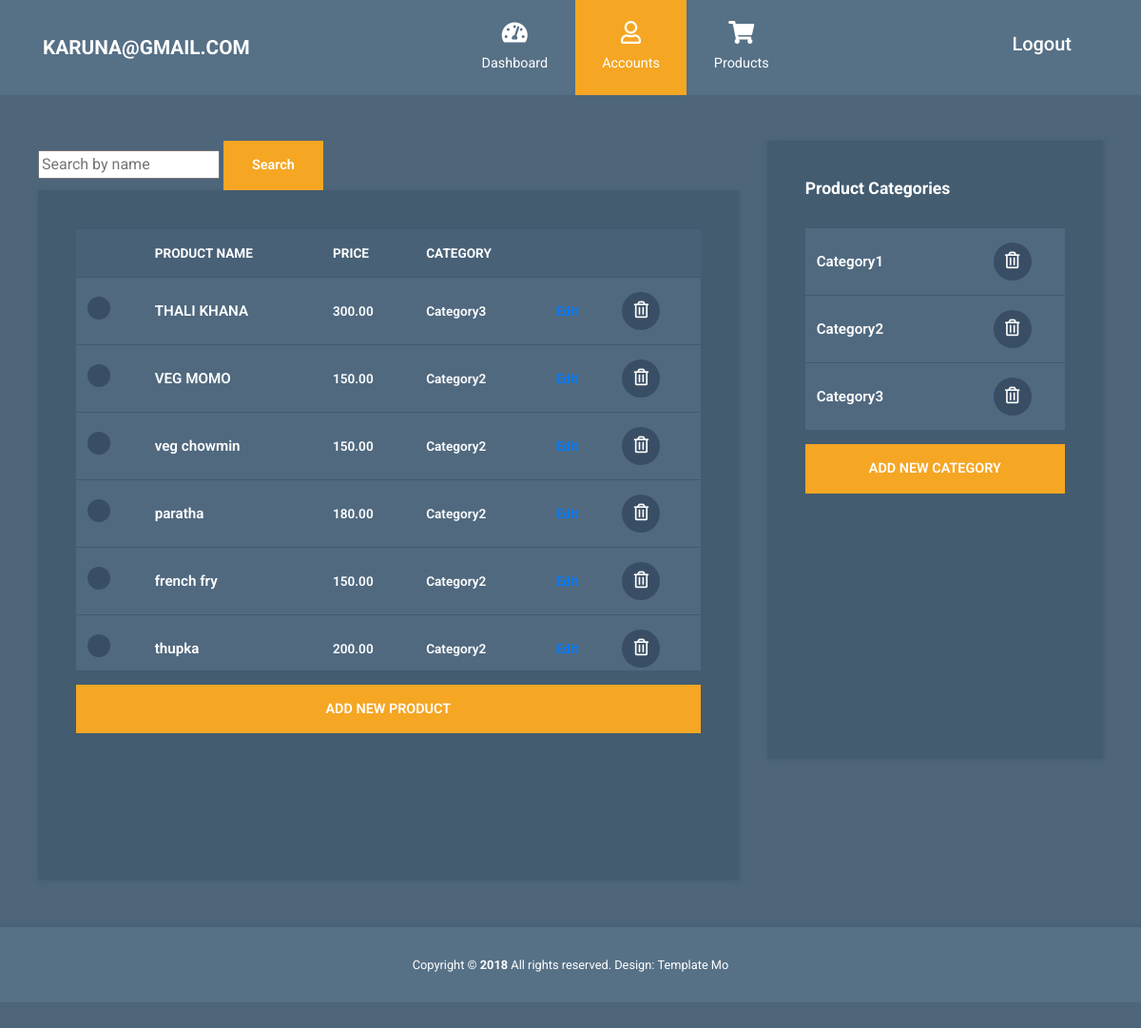
The app's page /admin-dashboard/product/ (signed in), older data.
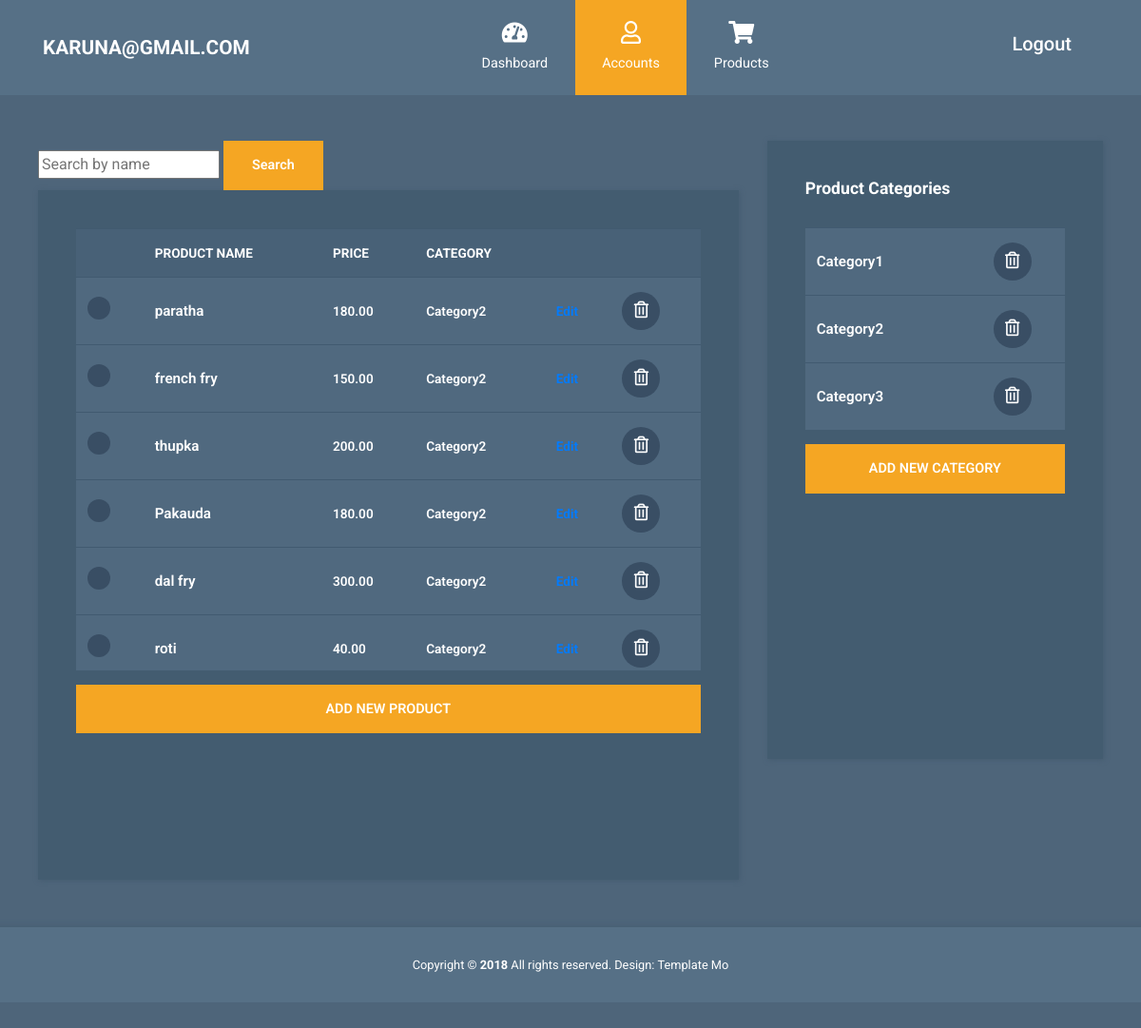
The same page, newer data.
### adminpage/models.py (models this page shows, shortened)
class Products(models.Model):
    name = models.CharField(max_length=1000)
    image = models.ImageField(upload_to='product/image')
    description = models.TextField(max_length=50)
    price = models.DecimalField(max_digits=10, decimal_places=2, default=0.00)
    category = models.ForeignKey(Category, on_delete=models.CASCADE, null=True, related_name="products")

class Category(models.Model):
   cat_name = models.CharField(max_length=200)
   def __str__(self):
        return self.cat_name

### adminpage/views.py (the view)
# urls.py: path('product/',A_product, name="admin_product"),
@login_required
def A_product(request):
    category_list = Category.objects.all()
    query = request.GET.get('q')
    if query:
        product_list =  Products.objects.filter(
            Q(name__icontains=query)
        ).order_by('name')
    else:
        product_list = Products.objects.all()
    datas = {
        'categories': category_list,
        'products': product_list,
        'query': query,
    }
    return render(request, "adminfile/products.html", datas)

### templates/adminfile/products.html (shortened to what this page needs)
{% extends 'adminfile/ad_parent.html' %}
{% load static %}
{% block contents %}
<div class="container mt-5">
  <div class="row tm-content-row">
    <div class="col-sm-12 col-md-12 col-lg-8 col-xl-8 tm-block-col">
      <form method="GET" action="{% url 'admin_product' %}">
        <input type="text" name="q" placeholder="Search by name" value="{{ query|default_if_none:'' }}">
        <button type="submit" class="btn btn-primary">Search</button>
      </form>
      <div class="tm-bg-primary-dark tm-block tm-block-products">
        <div class="tm-product-table-container">
          <form id="delete-form" method="POST" action="{% url 'delete_selected_products' %}">
            <table class="table table-hover tm-table-small tm-product-table">
              <thead>
                <tr>
                  <th scope="col">&nbsp;</th>
                  <th scope="col">PRODUCT NAME</th>
                  <th scope="col">PRICE</th>
                  <th scope="col">CATEGORY</th>
                  <th scope="col"></th>
                  <th scope="col">&nbsp;</th>
                </tr>
              </thead>
              <tbody>
                {% for product in products %}
                <tr>
                  <th scope="row"><input type="checkbox" name="selected_products" value="{{ product.id }}" /></th>
                  <td class="tm-product-name">{{ product.name }}</td>
                  <td>{{ product.price }}</td>
                  <td>{{ product.category }}</td>
                  <td><a href="{% url 'update_product' product.id %}">Edit</a></td>
                  <td>
                    <a href="#" class="tm-product-delete-link" onclick="deleteSingleProduct({{ product.id }})">
                      <i class="far fa-trash-alt tm-product-delete-icon"></i>
                    </a>
                  </td>
                </tr>
                {% endfor %}
              </tbody>
            </table>
          </form>
        </div>
        <a href="{% url 'product_form' %}" class="btn btn-primary btn-block text-uppercase mb-3">Add new product</a>
      </div>
    </div>
    <div class="col-sm-12 col-md-12 col-lg-4 col-xl-4 tm-block-col">
      <div class="tm-bg-primary-dark tm-block tm-block-product-categories">
        <h2 class="tm-block-title">Product Categories</h2>
        <div class="tm-product-table-container">
          <table class="table tm-table-small tm-product-table">
            <tbody>
              {% for i in categories %}
              <tr>
                <td class="tm-product-name">{{ i.cat_name }}</td>
                <td class="text-center">
                  <a href="{% url 'delete_category' i.id %}" class="tm-product-delete-link" onclick="return confirm('Are you sure you want to delete this category?');">
                    <i class="far fa-trash-alt tm-product-delete-icon"></i>
                  </a>
                </td>
              </tr>
              {% endfor %}
            </tbody>
          </table>
        </div>
        <a href="{% url 'AddCategory' %}" class="btn btn-primary btn-block text-uppercase mb-3">Add new category</a>
      </div>
    </div>
  </div>
</div>
{% endblock %}

Row changes from the older to the newer data that the page shows:
removed Products: name "THALI KHANA", price "300.00", category "Category3"
removed Products: name "VEG MOMO", price "150.00", category "Category2"
removed Products: name "veg chowmin", price "150.00", category "Category2"
now on this page (row unchanged): Products: name "Pakauda", price "180.00", category "Category2"
now on this page (row unchanged): Products: name "dal fry", price "300.00", category "Category2"
now on this page (row unchanged): Products: name "roti", price "40.00", category "Category2"
